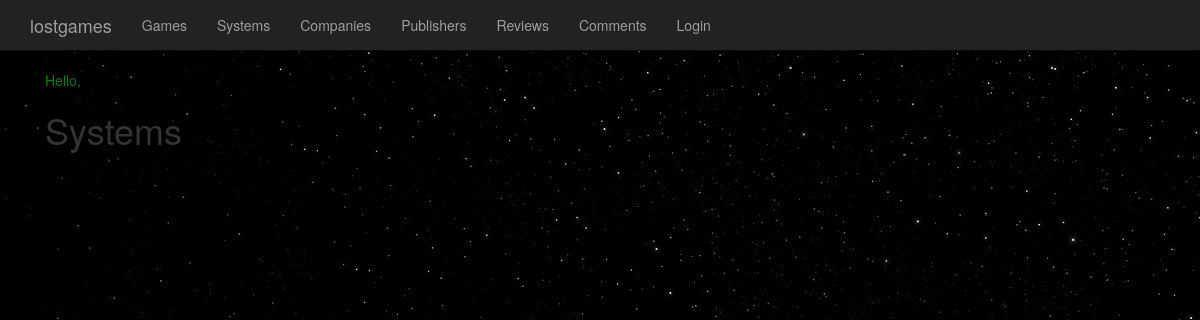
Page /core/systems/ on the earlier database version.
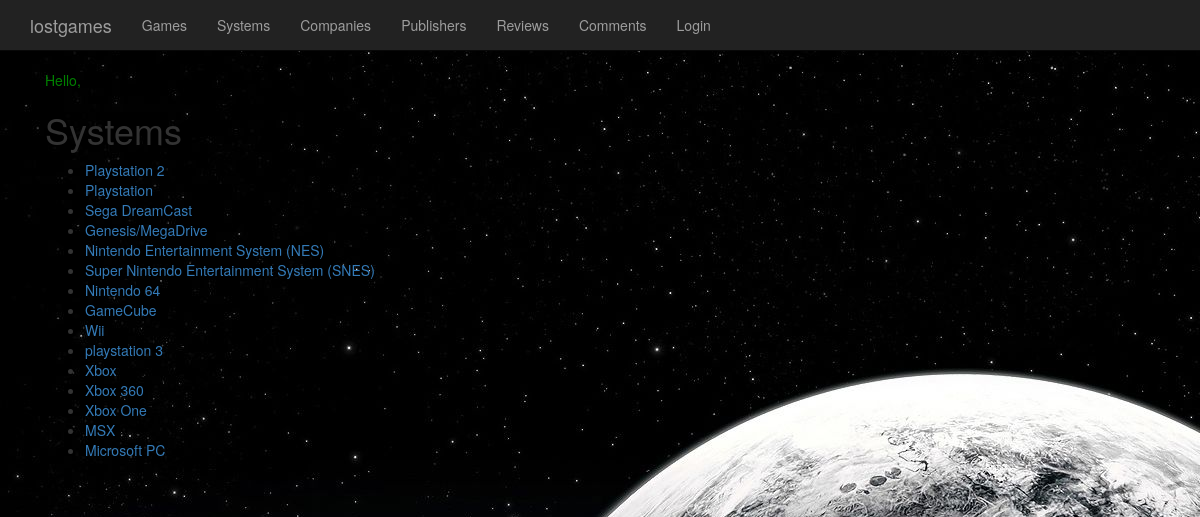
Same page on the later database version.
### lostgames/models.py (models this page shows, shortened)
class System(models.Model):
    name = models.CharField(max_length=256)
    company = models.ForeignKey('Company', null=True, on_delete=models.SET_NULL)
    release_date = models.DateField()

### lostgames/views.py (the view)
def view_systems(request):
    systems = System.objects.all()
    context = { 'systems': systems }
    return render(request, 'lostgames/systems.html', context)

### lostgames/templates/lostgames/systems.html (shortened to what this page needs)
{% extends 'lostgames/base.html' %}
{% block content %}
<h1> Systems </h1>
{% if systems %}
<ul>
{% for system in systems %}
    <li><a href="/core/systems/{{ system.id }}/">{{ system.name }}</a></li>
{% endfor %}
</ul>
{% endif %}
{% endblock %}

Differences in the rows shown:
added System: name "Playstation 2"
added System: name "Playstation"
added System: name "Sega DreamCast"
added System: name "Genesis/MegaDrive"
added System: name "Nintendo Entertainment System (NES)"
added System: name "Super Nintendo Entertainment System (SNES)"
added System: name "Nintendo 64"
added System: name "GameCube"
added System: name "Wii"
added System: name "playstation 3"
added System: name "Xbox"
added System: name "Xbox 360"
added System: name "Xbox One"
added System: name "MSX"
added System: name "Microsoft PC"
